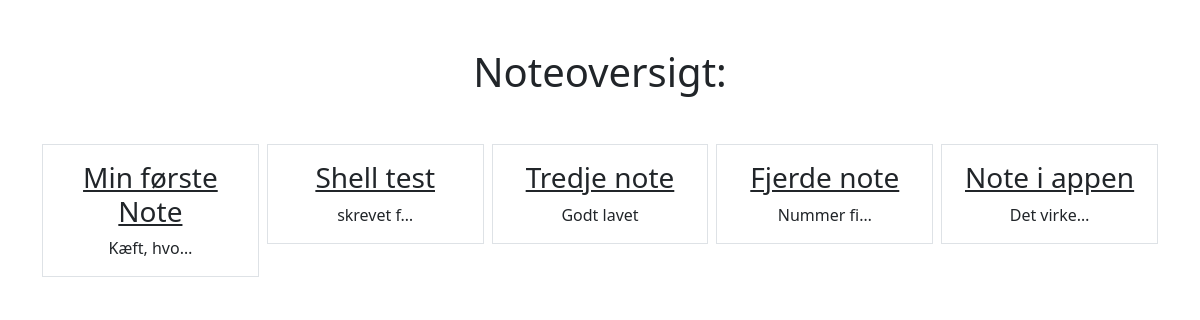
/smart/notes, run on an earlier commit of the app's database.
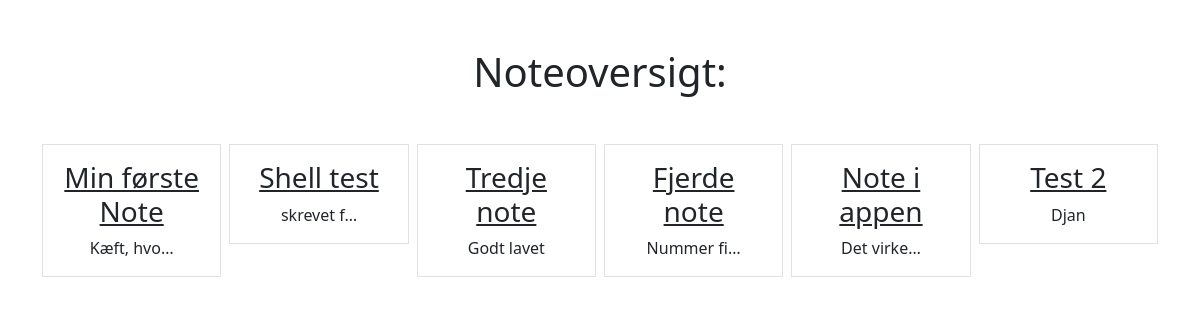
And on a later commit of the database.
### notes/models.py (models this page shows)
class Notes(models.Model):
    title = models.CharField(max_length=200)
    note = models.TextField()
    created = models.DateTimeField(auto_now_add=True)

### notes/views.py (the view)
# urls.py: path('notes', views.NotesListView.as_view(), name='notes.list'),
class NotesListView(ListView):
    model = Notes
    context_object_name = "notes"
    template_name = 'notes/notes_list.html'

### notes/templates/notes/notes_list.html
{% extends 'base.html' %}
{% block content %}
<h1 class="my-5">Noteoversigt:</h1>
<div class="row row-cols3 g-2">
    {% for note in notes %}
    <div class="col">
        <div class="p-3 border">
            <a href="{% url 'notes.detail' pk=note.id %}" class="text-dark text-decoration-non"><h3>{{note.title}}</h3>
            </a>
            {{note.note | truncatechars:10}}
        </div>
    </div>
    {% endfor %}
</div>
{% endblock %}

What changed in the data, as far as the page shows it:
added Notes: title "Test 2", note "Djan"
